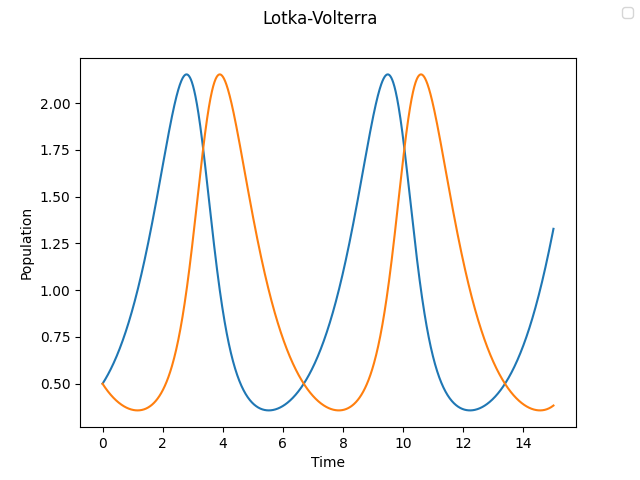

The Python source for this figure:
from scipy.integrate import solve_ivp
import numpy as np
import matplotlib.pyplot as plt

def func(t, state, b, p, r, d):
    x, y = state
    dxdt = x * (b - p * y)
    dydt = y * (r * x - d)
    return dxdt, dydt

times = 0, 15
y_0 = 0.5, 0.5

results = solve_ivp(func, times, y_0, args=(1, 1, 1, 1), max_step=0.01)

fig, ax = plt.subplots()
fig.suptitle("Lotka-Volterra")
ax.set_xlabel('Time')
ax.set_ylabel('Population')
fig.legend()
ax.plot(results.t, results.y[0], label="Prey Population")
ax.plot(results.t, results.y[1], label="Predator Population")
plt.savefig('lotkavolterra.png')

